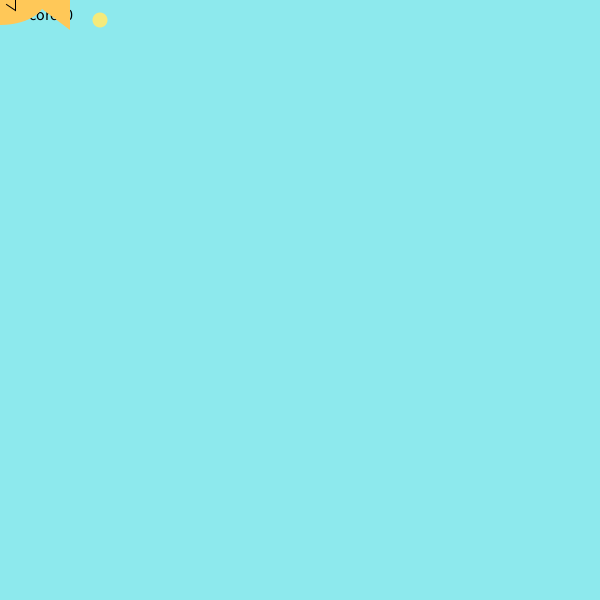
Frame 1 (no input)
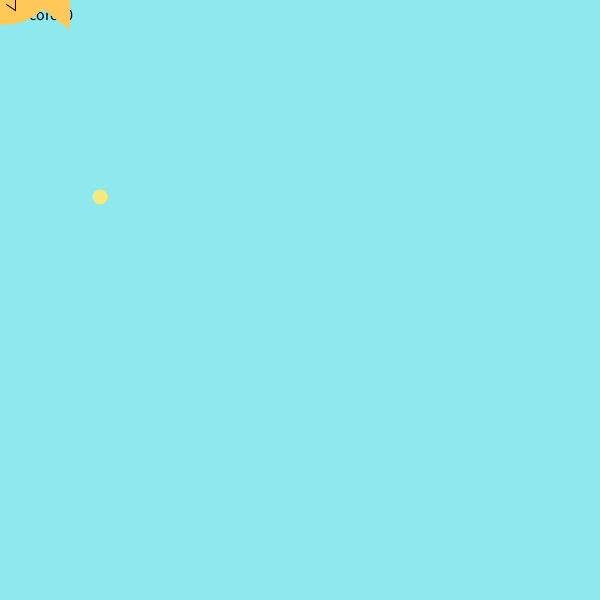
Frame 60 (the mouse pressed at the canvas centre just before this capture)
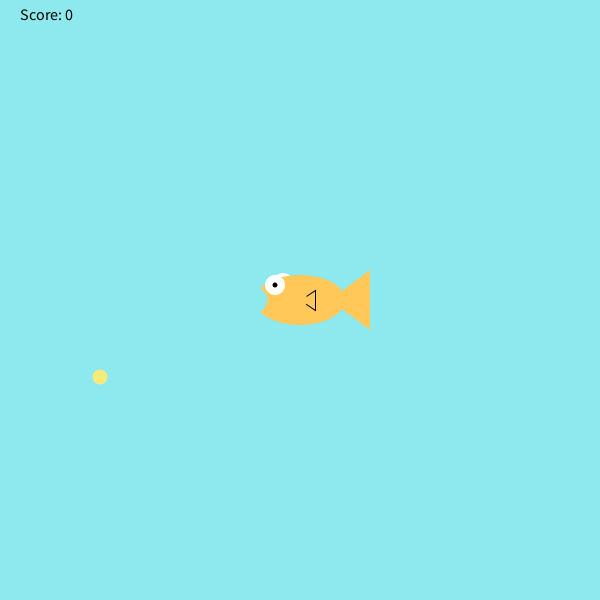
Frame 120 (the mouse held since frame 60 and released just before this capture)

The Processing sketch that drew these frames (run headless with seeded random() and noise(); from frame 60 on, the mouse is pressed at the canvas centre):

// Processing sketch: sketch_200709a
// ── sketch_200709a.pde
int foodX = 100;
int foodY = 20; 
int score = 0;

void setup(){
size(600,600);
fill(0, 0, 0);
textSize(16);
text("Score: " + score, 20, 20);
}

void draw() {
  background(141,233,237);
  if (score == 20) { 
noLoop();
  fill(0, 0, 0);
textSize(30);
text("You won!", 230 , 100 ); 
}
  fill(0, 0, 0);
textSize(16);
text("Score: " + score, 20, 20);
  fill ( 245, 234, 123);
  noStroke();
  ellipse(foodX,foodY, 15,15);
  foodY += 3;
  drawFish(); 
  checkCatch(foodX , foodY);
  if (foodY >= height){
    foodY = 20;
      foodX = (int) random(width-20);

}

}

 void drawFish(){
     noStroke();
     fill(255,255,255);
     ellipse(mouseX-17,mouseY-17,20,20); //back side eye
     fill(255,200,88);
     ellipse(mouseX,mouseY,90,50); //body
     triangle(mouseX+30,mouseY,mouseX+70,mouseY+30,mouseX+70,mouseY-30); //tail
     stroke(0);
     triangle(mouseX,mouseY,mouseX+15,mouseY+10,mouseX+15,mouseY-10); //side fin
     noStroke();
     fill(255,200,88);
     ellipse(mouseX,mouseY,15,15); //side fin cover
     noStroke();
     fill(255,255,255);
     ellipse(mouseX-25,mouseY-15,20,20); //front eye
     fill(0,0,0);
     ellipse(mouseX-25,mouseY-15,5,5); //pupil
     fill(141,233,237);
     ellipse(mouseX-45,mouseY,25,25); //mouth
}
void checkCatch(int x, int y){
     if(x > mouseX && x < mouseX+70){
          if(y > mouseY-17 && y < mouseY+30){
               score++;
               foodY = 20; //if the food was eaten, make more food fall from the top
               foodX = (int) random(width-20);
          }
     }
     else if (foodY > height && score > 0){
          score--;
     }
} 
